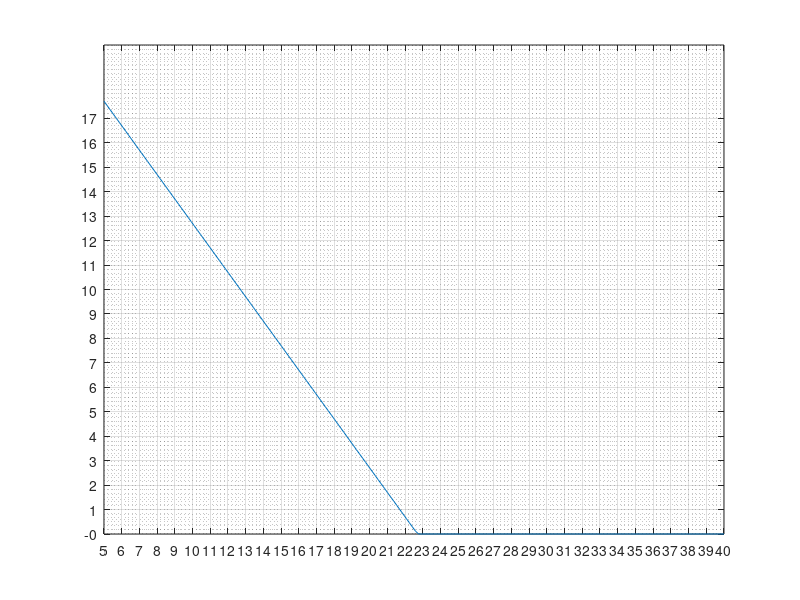

Recreate this plot in MATLAB. (Note: this script raises an error after producing the figure.)
% CAM Design Assistant
% Dwell - Rise - Dwell - Return translating CAM
% 2022-12-07

%%
clc; close all; 
% clear;
%============================================
% INPUT 入力
%============================================
% All values in degree

% Job-specific values
% eventAngle = [rise start - rise end - return start- return end]
eventAngle = [80 180 190 230]; % degree at which the rise/return starts/ends
h = 10; % stroke in mm
RPM = 200; % motor velocity in rounds per minutes
m = 1; % follower mass in kg

% recommended values
maxPressureAngle_deg = 20; % in degree
kFriction = 0.7;
sampleRate = 5; % for showing roller on pitch curve with distance in degree
step = .5; % for caculation, the smaller the more accurate, sampling rate in degree

%============================================
% PRELIMINARY CALCULATION
%============================================

maxPressureAngle = deg2rad(maxPressureAngle_deg);
bRise = eventAngle(2) - eventAngle(1) ; %rise period
bReturn = eventAngle(4) - eventAngle(3) ; %return period

% point in time with acceleration change
% points of events = [1-rise, 2-rise +1/8, 3-rise +7/8, 4-rise end, 5-return, 6-return +1/8, 7-return +7/8, 8-return end]
point = [eventAngle(1) eventAngle(1)+bRise/8 eventAngle(1)+7*bRise/8 eventAngle(2) eventAngle(3) eventAngle(3)+bReturn/8 eventAngle(3)+7*bReturn/8 eventAngle(4)];

%============================================
% CHOOSING BASE RADIUS AND ROLLER RADIUS
%============================================
Cv = 1.7596; % Modified sinusoidal
if h >= 0
    B = deg2rad(bRise);
elseif h < 0
    B = deg2rad(bReturn);
end

list_rRoller = linspace(5,40,200); % roller radius in mm
primeRadius = Cv*abs(h)/B/tan(maxPressureAngle)-abs(h)/2;
list_rBase = primeRadius - list_rRoller;
list_rBase = list_rBase .* (list_rBase>0);

% figure('Name','カムベース円の半径　ｖｓ　ローラー半径');
figure;
plot(list_rRoller,list_rBase);

tempMin = min(list_rRoller);
tempMax = max(list_rRoller);
xScaleDiv = tempMin:1:tempMax;
xticks(xScaleDiv);

tempMin = min(list_rBase);
tempMax = max(list_rBase);
yScaleDiv = round(min(list_rBase)):round((max(list_rBase)-min(list_rBase))/20):max(list_rBase);
yticks(yScaleDiv);

grid on
grid minor

xlabel({'ローラー半径(mm)'},'FontWeight','light','Color','b');
ylabel({'カムベース円の半径(mm)'},'FontWeight','light','Color','b');

temp = strcat('最大圧角  ', num2str(maxPressureAngle_deg),'^o');
temp = {'ローラー半径 vs カムベース円の半径';temp};
title(temp,'Color','b','FontSize',15,'FontWeight','light');


% Ask for user input (user can use the previous figure as reference)
rRollerInputMessage =  (['Please refer Figure 1 and input roller radius: ', ...
    '\n図1を参考して, ローラー半径(mm) を入力してください: \n']);
rBaseInputMessage = (['Please refer Figure 1 and input cam base radius: ', ...
    '\n図1を参考して, カムベース円の半径(mm) を入力してください: \n']);

rRoller = input(rRollerInputMessage);
rBase = input(rBaseInputMessage);

rPrime = rBase + rRoller; %mm - Pitch circle prime radius

theta = 0:step:360;
T = 60/RPM; % period of moving 360 degree, in second
time = linspace(0,T,length(theta));
timeStep = T/size(time,2); % convert step in degree to step in time

%% 
%============================================
% DISPLACEMENT
%============================================

% Rise
temp = theta(theta<point(1));
sDwe1 = zeros(size(temp));
tempTheta = theta(theta >= point(1) & theta < point(2))-point(1);
sRise1 = h/(4+pi)*(pi*tempTheta/bRise - 1/4*sin(4*pi*tempTheta/bRise));
tempTheta = theta(theta >= point(2) & theta < point(3))-point(1);
sRise2 = h/(4+pi)*(2+pi*tempTheta/bRise-9/4*sin(pi/3+4*pi/3*tempTheta/bRise));
tempTheta = theta(theta >= point(3) & theta <= point(4))-point(1);
sRise3 = h/(4+pi)*(4+ pi*tempTheta/bRise - 1/4*sin(4*pi*tempTheta/bRise));

% Dwell
temp = theta(theta > point(4) & theta < point(5));
sDwe2 = zeros(size(temp)) + h;

% Return
tempTheta = theta(theta >= point(5) & theta < point(6))-point(5);
sReturn1 = h/(4+pi)*(4 + pi - pi*tempTheta/bReturn + 1/4*sin(4*pi*tempTheta/bReturn));
tempTheta = theta(theta >= point(6) & theta < point(7))-point(5);
sReturn2 = h/(4+pi)*(2+ pi - pi*tempTheta/bReturn  + 9/4*sin(pi/3+4*pi/3*tempTheta/bReturn));
tempTheta = theta(theta >= point(7) & theta <= point(8))-point(5);
sReturn3 = h/(4+pi)*(pi - pi*tempTheta/bReturn + 1/4*sin(4*pi*tempTheta/bReturn));

% Dwell
temp = theta(theta > point(8) & theta <= 360);
sDwe3 = zeros(size(temp));

% Entire trajectory
s = [sDwe1 sRise1 sRise2 sRise3 sDwe2 sReturn1 sReturn2 sReturn3 sDwe3] + rPrime;

% Plot position vs angle in cartesian coordinate
figure;
subplot(3,1,1);
plot(time,s);
grid on;
grid minor;
xlim([0 T]);
xlabel({'t(s)'},'FontSize',15,'FontWeight','light','Color','b');
ylim([rPrime-2*abs(h)+h/2 rPrime+2*abs(h)+h/2]);
ylabel({'位置','mm'},'FontSize',15,'FontWeight','light','Color','b');
% legend("位置 s");
[tit,] = title({'';'S V A Diagram'},{['モーター回転速度 ',num2str(RPM),'rpm   ','T = ', num2str(T),'s'];''},...
    'Color','blue');
tit.FontSize = 15;

%============================================
% VELOCITY
%============================================
% velocity with respect to time
vv = diff(s)/timeStep;
vv = [vv s(1)-s(length(s))]; %add the last element to make the length of vv and theta equal
subplot(3,1,2);
plot(time,vv);
grid on;
grid minor;
xlim([0 T]);
xlabel({'t(s)'},'FontSize',15,'FontWeight','light','Color','b');
ylabel({'速度','mm/s'},'FontSize',15,'FontWeight','light','Color','b');
%title({'';'速度　vs　時間';''},'Color','b','FontSize',15,'FontWeight','light');
tempV = strcat('最大速度 ',num2str(max(vv)),' mm/s');
title(tempV ,'Color','b','FontSize',15,'FontWeight','light');

%============================================
% ACCELERATION
%============================================
% acceleration with respect to time
aa = diff(vv)/timeStep;
aa = [aa vv(1)-vv(length(vv))]/1000;
subplot(3,1,3);
plot(time,aa);
grid on; grid minor;

xlim([0 T]);
xlabel({'t(s)'},'FontSize',15,'FontWeight','light','Color','b');
ylabel({'加速','m/s^2'},'FontSize',15,'FontWeight','light','Color','b');

%title({'';'加速　vs　時間';''},'Color','b','FontSize',15,'FontWeight','light');
tempA = strcat('最大加速  ', num2str(max(aa)),' m/s^2');
title(tempA,'Color','b','FontSize',15,'FontWeight','light');

disp(tempV)
disp(tempA)

input(['\n','何かキーを押すと圧角を表示します。\n'])
% Wait for user response to proceed
%%
%============================================
% PRESSURE ANGLE 圧角
%============================================
% tan a = {ds/d(theta)}/(s + rb + rr) %theta in degree

radianStep = deg2rad(step);
d_s = [diff(s) s(1)-s(length(s))];
v_theta = d_s/radianStep; % differentiate s with respect to theta in radian

pitch_radius = s + rRoller;
tanPressureAngle = v_theta./pitch_radius;

pressureAngle = rad2deg(atan(tanPressureAngle));

% figure('Name','圧角・位置 vs 回転角度');
figure;
yyaxis left
angleColor = 'b';
plot(theta, pressureAngle,'Color',angleColor);
ax = gca;
ax.YColor = angleColor;
grid on;
grid minor;
xlim([0 360]);
xlabel({'回転角度','degree'},'FontSize',15,'FontWeight','light','Color',angleColor);
ylabel({'圧角','degree'},'FontSize',15,'FontWeight','light','Color',angleColor);

yyaxis right
strokeColor = [0.6350 0.0780 0.1840];
plot(theta,s,'Color',strokeColor);
ax = gca;
ax.YColor = strokeColor;
grid on;
grid minor;
xlim([0 360]);
ylim([rPrime-2*abs(h)+h/2 rPrime+2*abs(h)+h/2]);
% xlabel({'角度','degree'},'FontSize',15,'FontWeight','light','Color','b');
ylabel({'位置','mm'},'FontSize',15,'FontWeight','light','Color',strokeColor);
hold on

tempP = strcat('最大圧角 ',num2str(max(pressureAngle)),'^o');
%  title(temp,'Color','b','FontSize',15,'FontWeight','light');

title({'';'圧角・位置　vs　回転角度'; tempP; ''},'Color','b','FontSize',15,'FontWeight','light');

disp(strcat('最大圧角: ',num2str(max(pressureAngle)),'度'));
input(['\n','何かキーを押すとカムのピッチ円を表示します。','\n'])
% Wait for user respond to proceed
%============================================
% RADIUS OF CURVATURE 曲率半径
%============================================
% p = {[(rb + s)^2 + (ds/dtheta)^2]^(3/2)}/[(rb + s)^2 + 2*(ds/dtheta)^2 - (rb+s)*d^2s/dtheta^2]

%%
%============================================
% POSITION IN POLAR COORDINATES
%============================================

pitchColor = [0.8500 0.3250 0.0980];
camColor = 'b'; % cam profile color
% Plot position in polar coordinate
% figure('Name','極座標のカム ピッチ カーブ');
figure;
theta2 = deg2rad(theta);
polarplot(theta2,s,'Color',pitchColor);
grid on;
[title1,] = title({'';'位置　vs　角度';''},'Color','b','FontSize',15,'FontWeight','light');

% Converting Polar to Cartesian Coordinate System
[pitchX,pitchY] = pol2cart(theta2,s);

input(['何かキーを押すとカムの輪郭を表示します。','\n'])
% Wait for user response to proceed
%%
%============================================
% CAM PROFILE 
%============================================
% Cam Machining process

% Draw roller around cam curve and on pitch curve, sample rate is defined in input region
figure('Name','カムの輪郭加工');
sampleRate = round(sampleRate*length(theta2)/360);
x_sample = transpose(pitchX(1:sampleRate:length(pitchX)));
y_sample = transpose(pitchY(1:sampleRate:length(pitchY)));

centers = [x_sample y_sample];
radii = rRoller*ones(length(y_sample),1);

plot(pitchX,pitchY,'Color',pitchColor);
hold on;
rollerColor = [0.4660 0.6740 0.1880];
p = viscircles([x_sample(1),y_sample(1)],rRoller,'LineWidth',1,'Color',rollerColor);
hold off; axis equal; grid on;

% Machining process
prompt = "Show machining process? 加工工程を表示しますか? y/n [n]: ";
txt = input(prompt,"s");
% Animate machining process if user input 'y'
% otherwise (input 'n' or just Enter), skip
if (txt == 'y')
    for k = 2:1:length(x_sample)
        p = viscircles([x_sample(k),y_sample(k)],rRoller,'LineWidth',1,'Color',rollerColor);
        drawnow
    end
end

% figure; % figure('Name','カムの輪郭');
viscircles(centers,radii,'LineWidth',1,'color',rollerColor);
axis equal; hold on; grid on; grid minor;
plot(pitchX,pitchY,'color','r');

% Plot cam profile
[camSurfX, camSurfY] = offsetIn(pitchX,pitchY,rRoller);
plot(camSurfX,camSurfY,'color','b')

% Export data for using in 3D CAD package
prompt1 = (['CreoAutomation.exe がアクティブで、' ...
    '\ntxt データが Creo 作業ディレクトリに保存されている場合、' ...
    '\n「gcam」を押して Enter を押すと、' ...
    '\nカムの 3D モデルが作成されます。']);
prompt = prompt1 + "\n\nExport data (.txt)? データ (.txt) をエクスポートしますか? y/n [n] : ";
txt = input(prompt,"s");

% Animate machining process if user input 'y'
% otherwise (input 'n' or just Enter), skip
if (txt == 'y')
    x_cord = transpose(camSurfX);
    y_cord = transpose(camSurfY);
    z_cord = zeros(length(theta2),1);
    
    camProfile = [x_cord y_cord z_cord];
%     writematrix(camProfile,'camProfile.xlsx');
    writematrix(camProfile,'camProfile.txt','Delimiter','tab');
end


input(['何かキーを押すとモータートルクを表示します。','\n'])
% Wait for user response to proceed
%% 
%============================================
% MOTOR TORQUE 
%============================================
% suppose that the spring force generate an acceleration at least equal to
% that by motor, and friction coefficient is 0.7
% kFriction = 1;
fFriction = kFriction * m * 9.8; 
% Friction force is in opposite direction of velocity
temp1 = -(vv>0);
temp2 = (vv<0);
fFrictionDirection = temp1 + temp2;
fFriction = fFriction.*fFrictionDirection;

deltaXoInput = input("最初ばね変位 (mm): ");
deltaXo = deltaXoInput/1000; % convert to m
% deltaXo = 0.001; %m
strokeT = (s-rPrime)/1000; % m
deltaX = strokeT + deltaXo; % spring displacement 

minFspring = m*aa - fFriction; % positive direction is upward, measured in N
minKspring = -minFspring./deltaX;
minAcceptableKspring = max(minKspring); 

figure;
maxDeltaX = h+deltaXoInput:1:3*h;
maxFspring = minAcceptableKspring/1000.*maxDeltaX;
plot(maxDeltaX,maxFspring);
xlabel('Fmax (mm)') ; % misumi nomenclature
xlim([h+deltaXoInput 3*h]);
ylabel('Nmax (N)') ;
grid on; grid minor;

strminKspring = num2str(minAcceptableKspring/1000);
disp(strcat('最小　K＝ ',strminKspring,'N/m'));

prompt = strcat('Fmax は ',num2str(h+deltaXoInput),'mm 以上です。');
disp('図を参照して Fmax を選んでください：');
Fmax = input(prompt);

prompt = strcat('Nmax は ',num2str(Fmax*minAcceptableKspring/1000),'N 以上です。');
disp('図を参照して　Nmax を選んでください：');
Nmax = input(prompt);

selectedKspring = Nmax/Fmax*1000;

fSpring = -selectedKspring.*deltaX;
% plot(fSpring); % N


parallelForce = m*aa - fSpring - fFriction; % in N
perpendicularForce = parallelForce.*tanPressureAngle;
torque = s/1000.*perpendicularForce;
figure;
plot(theta,torque);
xlabel('角度') ; % misumi nomenclature
ylabel('トルク (Nm)') ;
torqueTitle = strcat('最大トルク  ', num2str(max(torque)),' Nm');
title(torqueTitle,'Color','b','FontSize',15,'FontWeight','light');
grid on; grid minor;
disp(torqueTitle);

fileName = input("トルクを保存します。ファイル名を入力してください。","s");
newTorqueName = input('トルク変数の名を入力してください: ', 's');
eval([newTorqueName, '=torque;']); % we cannot directly assign value to the new variable name
% this is dynamic field referencing syntax to assign the value of the original variable to the new variable name.
save(fileName, newTorqueName);

%%
% ====================================
% ANIMATING CAM ROTATION
% ====================================

angleLineFactor = 4;
[angleEndPointX,angleEndPointY] = offsetIn(pitchX,pitchY,-angleLineFactor*rRoller);


% Cam motion simulation
prompt = "Show cam motion? カムの動きのシミュレーションを表示しますか? y/n [n]: ";
txt = input(prompt,"s");

% Animate machining process if user input 'y'
% otherwise (input 'n' or just Enter), skip
if (txt == 'y')
    
    figure('Name','カムの動きのシミュレーション');
    for loopNumber = 1:1
    
    hold on
    plot(0,0,'o','MarkerFaceColor','r');
    % Pitch Circle
    rotatedPitch = rotateCw([pitchX;pitchY],-pi/2);
    pl = plot(rotatedPitch(1,:),rotatedPitch(2,:),'color',pitchColor);
    axis equal;
    maxDim = rBase + abs(h) + 2*rRoller + 10;
    xlim([-maxDim maxDim]);
    ylim([-maxDim maxDim]);
    
    hold on;
    grid on;
    grid minor;
    pl.XDataSource = 'xx';
    pl.YDataSource = 'yy';
    
    
    % Cam Profile
    rotatedCam = rotateCw([camSurfX;camSurfY],-pi/2);
    pl2 = plot(rotatedCam(1,:),rotatedCam(2,:),'color',camColor);
    axis equal;
    maxDim = rBase + abs(h) + 2*rRoller + 10;
    xlim([-maxDim maxDim]);
    ylim([-maxDim maxDim]);
    
    hold on;
    pl2.XDataSource = 'xx2';
    pl2.YDataSource = 'yy2';
    
    % Roller
    
    index = linspace(0,2*pi,100);
    xC = rRoller*cos(index);
    yC = rRoller*sin(index) + s(1);
    pl3 = plot(xC,yC,'color',rollerColor);
    pl3.YDataSource = 'yC';
    
    rollerCenterY = s(1);
    pl4 = plot(0,rollerCenterY,'o','MarkerFaceColor',[0 0.4470 0.7410]); % Roller center
    pl4.YDataSource = 'rollerCenterY';
    
    maxDim = rBase + abs(h) + 2*rRoller + 10;
    xlim([-maxDim maxDim]);
    ylim([-maxDim maxDim]);
    hold on;
    
    % Pressure angle
    rollerCenterY_angle = s(1)+angleLineFactor*rRoller;
    angle1y = [rollerCenterY rollerCenterY_angle];
    pl5 = plot([0 0],angle1y,'MarkerFaceColor',[0 0.4470 0.7410]); 
    pl5.YDataSource = 'angle1y';
    hold on;
    
    rotatedAngleEnd = rotateCw([angleEndPointX(1);angleEndPointY(1)],-pi/2);
    angle2x = [0 rotatedAngleEnd(1)];
    angle2y = [rollerCenterY rotatedAngleEnd(2)];
    pl6 = plot(angle2x,angle2y,'MarkerFaceColor',[0 0.4470 0.7410]); 
    pl6.XDataSource = 'angle2x';
    pl6.YDataSource = 'angle2y';
    
    % Animation 
    for i = 1:length(theta2)
    j = theta2(i)-pi/2;
    
    rotatedPitch = rotateCw([pitchX;pitchY],j);
    xx = rotatedPitch(1,:);
    yy = rotatedPitch(2,:);
    
    rotatedCam = rotateCw([camSurfX;camSurfY],j);
    xx2 = rotatedCam(1,:);
    yy2 = rotatedCam(2,:);
    
    yC = rRoller*sin(index) + s(i);
    rollerCenterY = s(i);
    rollerCenterY_angle = s(i)+angleLineFactor*rRoller;
    angle1y = [rollerCenterY rollerCenterY_angle];
    
    rotatedAngleEnd = rotateCw([angleEndPointX(i);angleEndPointY(i)],j);
    angle2x = [0 rotatedAngleEnd(1)];
    angle2y = [rollerCenterY rotatedAngleEnd(2)];
    
    temp5 = strcat('圧角　',num2str(pressureAngle(i)),'^o     ');
    temp2 = strcat('変位　',num2str(s(i)-rPrime),' mm     ');
    temp3 = strcat('回転角度　',num2str(theta(i)),'^o   ');
    updatedTitle = {temp3; temp2; temp5};
    [titleAni,] = title(updatedTitle,'Color',[0 0.4470 0.7410],'FontSize',14);
    
    temp4 = strcat('位置　',num2str(s(i)),' mm     ');
    ylabel(temp4,'Color',angleColor,'FontSize',15);
    temp1 = strcat('経過時間　',num2str(time(i)),' s     ');
    xlabel(temp1,'Color',angleColor,'FontSize',15);
    
    refreshdata
    pause(0.001)
    end
    
    end
end
%%


function Y = rotateCw(X,theta)
% rotate clockwise
rotMat = [cos(theta) sin(theta); -sin(theta) cos(theta)];
Y = rotMat * X;
end

function [xo,yo] = normalIn(x,y,R)
% x and y are row vector of length 3 (longer vectors don't cause problem,
% but only the first 3 elements will be used. 

% Call the three point represented by x and y A, B and C
% This function return the coordinates of point D such that
% * DB is perpendicular to AC
% * DB has length R
% * D is on the right hand side when moving on the curve ABC from A to C
% if R is positive and left hand side if R is negative

% calculate normal vector <a,b>
a = y(1)-y(3);
b = x(3)-x(1);
k = R/sqrt(a^2+b^2); 

% temporary factor
xo = k*a + x(2);
yo = k*b + y(2);
end

function [xOffset,yOffset] = offsetIn(x,y,R)
% Generate 2 vectors holding coordinates of offset curve by R from a closed
% curve. 
% If R is positive, the offset curve will be inside the original curve. 
% If R is negative, the offset curve will be outside the original curve.

L = length(x); % the length of both vectors
% Check whether the input is closed
if (x(1) ~= x(L))
    disp("The input is not a closed curve. The function will terminate.")
    return
end

xOffset = zeros(size(x));
yOffset = zeros(size(x));

% Boundary. Note that the first and the last points on pitch curve are the
% same
[xOffset(1),yOffset(1)] = normalIn([x(L-1) x(1) x(2)],[y(length(y)-1) y(1) y(2)],R); 
[xOffset(L),yOffset(L)] = normalIn([x(L-1) x(L) x(2)],[y(L-1) y(L) y(2)],R);

for k = 1:1:L-2
X = x(k:1:k+2);
Y = y(k:1:k+2);
[xOffset(k+1),yOffset(k+1)] = normalIn(X,Y,R);
end

end


function [radius,radArg] = radCurv(f,arg)

% Numerically computing radius of curvature
% arg is used only to define step. In this program arg is array of angles
    step = arg(2)-arg(1);
    f1 = diff(f)/step;
    f2 = diff(f1)/step;
    f1 = regulate(f1,f2);
    ff = regulate(f,f2);
    radArg = regulate(arg,f2);
    
    k1 = 2*sqrVec(f1) + sqrVec(ff) - ff.*f2;
    k2 = (sqrVec(f1) + sqrVec(ff)).^(3/2);
    radius = k2./k1;
end

function sqrVec = sqrVec(x)
    sqrVec = x.*x;
end

function regulated = regulate(x,ref)
    regulated = x(1:length(ref));
end
